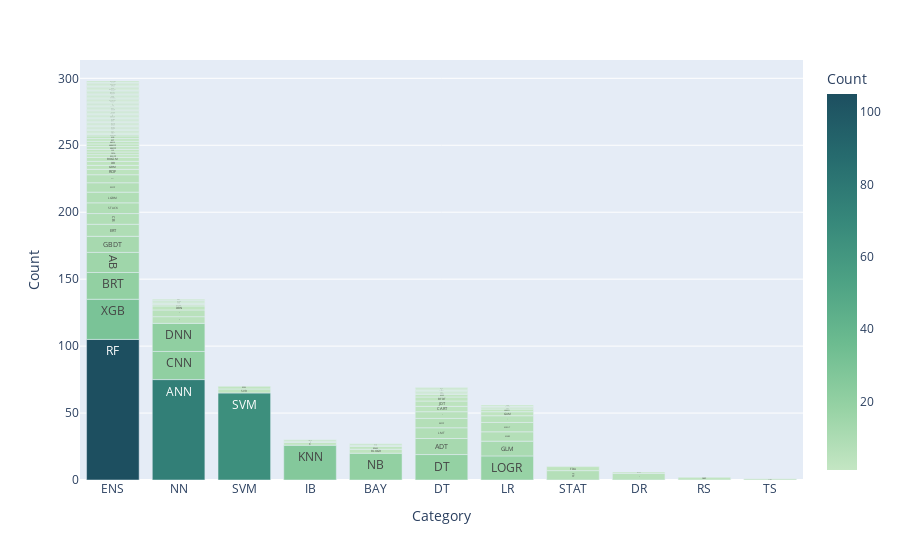

This figure's notebook cell:
### Markdown cell above
## Flood

### Code cell
flood_counts = getTechniqueCount(flooding, flooding_legend)
plot_data(flood_counts,False, False, 0)

### Figure 1 — Plotly figure (JSON) as saved in the notebook; plotly's stock layout.template omitted (floating-point values rounded to 4 significant figures)
{"data": [{"alignmentgroup": "True", "hovertemplate": "Category=%{x}<br>Count=%{marker.color}<br>Filtered Tag=%{text}<extra></extra>", "legendgroup": "", "marker": {"color": [105, 75, 65, 30, 26, 21, 21, 20, 20, 19, 18, 15, 12, 12, 11, 9, 8, 8, 8, 8, 7, 7, 7, 7, 7, 6, 5, 5, 5, 5, 5, 4, 4, 4, 3, 3, 3, 3, 3, 3, 3, 3, 3, 2, 2, 2, 2, 2, 2, 2, 2, 2, 2, 2, 2, 2, 2, 1, 1, 1, 1, 1, 1, 1, 1, 1, 1, 1, 1, 1, 1, 1, 1, 1, 1, 1, 1, 1, 1, 1, 1, 1, 1, 1, 1, 1, 1, 1, 1, 1, 1, 1, 1, 1, 1, 1, 1, 1, 1, 1, 1, 1, 1, 1, 1, 1, 1, 1, 1, 1, 1, 1, 1, 1, 1, 1, 1], "coloraxis": "coloraxis", "pattern": {"shape": ""}}, "name": "", "offsetgroup": "", "orientation": "v", "showlegend": false, "text": ["RF", "ANN", "SVM", "XGB", "KNN", "CNN", "DNN", "NB", "BRT", "DT", "LOGR", "AB", "ADT", "GBDT", "GLM", "ERT", "CB", "STACK", "LGBM", "LMT", "MARS", "REPDT", "MENT", "RSSDT", "FR", "BDT", "NBT", "LR", "ANFIS", "MDA", "RNN", "CART", "JDT", "ROF", "SVR", "GAM", "FDA", "GBM", "DB", "BLOGR", "BOGLM", "BFDT", "DBN", "RSSJDT", "DFPA", "MKL", "CDT", "BREPDT", "GARP", "ABREPDT", "BBFDT", "BCT", "BGLM", "M5P", "LASSO", "MB", "KS", "DABFDT", "CIRF", "BM5P", "CSF", "CRF", "BKNN", "BPDT", "BCDT", "BDTA", "BFPA", "BFT", "BRF", "BSMO", "ABCDT", "ABDTA", "BA", "ABPDT", "BANN", "BART", "GBRT", "PDT", "RVM", "GPR", "MixDA", "C45DT", "FT", "DTC", "BGAM", "BGP", "DBFDT", "UB", "SF", "SGB", "HP", "ROFFT", "RSSBFDT", "RSSCDT", "RABJDT", "RNB", "DFT", "MBANN", "MBCDT", "MBJDT", "MBREPDT", "NGB", "DCDT", "DM5P", "DREPDT", "DPDT", "RSSPDT", "LWLR", "ENC", "KLOGR", "SGD", "RESNN", "PER", "GNN", "BPNN", "RBF", "ARIMA"], "textposition": "inside", "type": "bar", "x": ["ENS", "NN", "SVM", "ENS", "IB", "NN", "NN", "BAY", "ENS", "DT", "LR", "ENS", "DT", "ENS", "LR", "ENS", "ENS", "ENS", "ENS", "DT", "LR", "DT", "LR", "ENS", "STAT", "ENS", "DT", "LR", "NN", "DR", "NN", "DT", "DT", "ENS", "SVM", "LR", "STAT", "ENS", "ENS", "BAY", "ENS", "DT", "NN", "ENS", "ENS", "SVM", "ENS", "ENS", "RS", "ENS", "ENS", "ENS", "BAY", "DT", "LR", "ENS", "IB", "ENS", "ENS", "ENS", "ENS", "ENS", "ENS", "ENS", "ENS", "ENS", "ENS", "ENS", "ENS", "ENS", "ENS", "ENS", "ENS", "ENS", "ENS", "ENS", "DT", "DT", "BAY", "BAY", "DR", "DT", "DT", "DT", "ENS", "ENS", "ENS", "ENS", "ENS", "ENS", "IB", "ENS", "ENS", "ENS", "ENS", "ENS", "ENS", "ENS", "ENS", "ENS", "ENS", "ENS", "ENS", "ENS", "ENS", "ENS", "ENS", "IB", "LR", "LR", "LR", "NN", "NN", "NN", "NN", "NN", "TS"], "xaxis": "x", "y": [105, 75, 65, 30, 26, 21, 21, 20, 20, 19, 18, 15, 12, 12, 11, 9, 8, 8, 8, 8, 7, 7, 7, 7, 7, 6, 5, 5, 5, 5, 5, 4, 4, 4, 3, 3, 3, 3, 3, 3, 3, 3, 3, 2, 2, 2, 2, 2, 2, 2, 2, 2, 2, 2, 2, 2, 2, 1, 1, 1, 1, 1, 1, 1, 1, 1, 1, 1, 1, 1, 1, 1, 1, 1, 1, 1, 1, 1, 1, 1, 1, 1, 1, 1, 1, 1, 1, 1, 1, 1, 1, 1, 1, 1, 1, 1, 1, 1, 1, 1, 1, 1, 1, 1, 1, 1, 1, 1, 1, 1, 1, 1, 1, 1, 1, 1, 1], "yaxis": "y"}], "layout": {"barmode": "relative", "coloraxis": {"colorbar": {"title": {"text": "Count"}}, "colorscale": [[0, "rgb(196, 230, 195)"], [0.1667, "rgb(150, 210, 164)"], [0.3333, "rgb(109, 188, 144)"], [0.5, "rgb(77, 162, 132)"], [0.6667, "rgb(54, 135, 122)"], [0.8333, "rgb(38, 107, 110)"], [1, "rgb(29, 79, 96)"]]}, "legend": {"tracegroupgap": 0}, "margin": {"t": 60}, "xaxis": {"anchor": "y", "domain": [0, 1], "title": {"text": "Category"}}, "yaxis": {"anchor": "x", "domain": [0, 1], "title": {"text": "Count"}}}}
